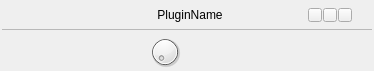
<?xml version="1.0" encoding="UTF-8"?>
<ui version="4.0">
 <class>PluginWidget</class>
 <widget class="QFrame" name="PluginWidget">
  <property name="geometry">
   <rect>
    <x>0</x>
    <y>0</y>
    <width>374</width>
    <height>71</height>
   </rect>
  </property>
  <property name="contextMenuPolicy">
   <enum>Qt::CustomContextMenu</enum>
  </property>
  <property name="windowTitle">
   <string>Frame</string>
  </property>
  <layout class="QVBoxLayout" name="verticalLayout">
   <property name="spacing">
    <number>1</number>
   </property>
   <property name="leftMargin">
    <number>2</number>
   </property>
   <property name="topMargin">
    <number>3</number>
   </property>
   <property name="rightMargin">
    <number>2</number>
   </property>
   <property name="bottomMargin">
    <number>0</number>
   </property>
   <item>
    <layout class="QHBoxLayout" name="horizontalLayout">
     <property name="spacing">
      <number>1</number>
     </property>
     <item>
      <spacer name="horizontalSpacer_4">
       <property name="orientation">
        <enum>Qt::Horizontal</enum>
       </property>
       <property name="sizeType">
        <enum>QSizePolicy::Fixed</enum>
       </property>
       <property name="sizeHint" stdset="0">
        <size>
         <width>20</width>
         <height>1</height>
        </size>
       </property>
      </spacer>
     </item>
     <item>
      <widget class="PixmapButton" name="b_enable">
       <property name="minimumSize">
        <size>
         <width>24</width>
         <height>24</height>
        </size>
       </property>
       <property name="maximumSize">
        <size>
         <width>24</width>
         <height>24</height>
        </size>
       </property>
       <property name="text">
        <string/>
       </property>
       <property name="icon">
        <iconset resource="../resources.qrc">
         <normaloff>:/bitmaps/button_off.png</normaloff>:/bitmaps/button_off.png</iconset>
       </property>
       <property name="iconSize">
        <size>
         <width>24</width>
         <height>24</height>
        </size>
       </property>
       <property name="checkable">
        <bool>true</bool>
       </property>
       <property name="flat">
        <bool>true</bool>
       </property>
      </widget>
     </item>
     <item>
      <widget class="PixmapButton" name="b_edit">
       <property name="minimumSize">
        <size>
         <width>24</width>
         <height>24</height>
        </size>
       </property>
       <property name="maximumSize">
        <size>
         <width>24</width>
         <height>24</height>
        </size>
       </property>
       <property name="text">
        <string/>
       </property>
       <property name="icon">
        <iconset resource="../resources.qrc">
         <normaloff>:/bitmaps/button_edit.png</normaloff>:/bitmaps/button_edit.png</iconset>
       </property>
       <property name="iconSize">
        <size>
         <width>24</width>
         <height>24</height>
        </size>
       </property>
       <property name="checkable">
        <bool>true</bool>
       </property>
       <property name="flat">
        <bool>true</bool>
       </property>
      </widget>
     </item>
     <item>
      <spacer name="horizontalSpacer">
       <property name="orientation">
        <enum>Qt::Horizontal</enum>
       </property>
       <property name="sizeHint" stdset="0">
        <size>
         <width>40</width>
         <height>20</height>
        </size>
       </property>
      </spacer>
     </item>
     <item>
      <widget class="QLabel" name="label_name">
       <property name="text">
        <string>PluginName</string>
       </property>
       <property name="alignment">
        <set>Qt::AlignCenter</set>
       </property>
      </widget>
     </item>
     <item>
      <spacer name="horizontalSpacer_2">
       <property name="orientation">
        <enum>Qt::Horizontal</enum>
       </property>
       <property name="sizeHint" stdset="0">
        <size>
         <width>40</width>
         <height>20</height>
        </size>
       </property>
      </spacer>
     </item>
     <item>
      <widget class="LEDButton" name="led_control">
       <property name="minimumSize">
        <size>
         <width>14</width>
         <height>14</height>
        </size>
       </property>
       <property name="maximumSize">
        <size>
         <width>14</width>
         <height>14</height>
        </size>
       </property>
       <property name="text">
        <string/>
       </property>
       <property name="checkable">
        <bool>true</bool>
       </property>
      </widget>
     </item>
     <item>
      <widget class="LEDButton" name="led_midi">
       <property name="minimumSize">
        <size>
         <width>14</width>
         <height>14</height>
        </size>
       </property>
       <property name="maximumSize">
        <size>
         <width>14</width>
         <height>14</height>
        </size>
       </property>
       <property name="text">
        <string/>
       </property>
       <property name="checkable">
        <bool>true</bool>
       </property>
      </widget>
     </item>
     <item>
      <widget class="LEDButton" name="led_audio_out">
       <property name="minimumSize">
        <size>
         <width>14</width>
         <height>14</height>
        </size>
       </property>
       <property name="maximumSize">
        <size>
         <width>14</width>
         <height>14</height>
        </size>
       </property>
       <property name="text">
        <string/>
       </property>
       <property name="checkable">
        <bool>true</bool>
       </property>
      </widget>
     </item>
     <item>
      <spacer name="horizontalSpacer_5">
       <property name="orientation">
        <enum>Qt::Horizontal</enum>
       </property>
       <property name="sizeType">
        <enum>QSizePolicy::Fixed</enum>
       </property>
       <property name="sizeHint" stdset="0">
        <size>
         <width>20</width>
         <height>1</height>
        </size>
       </property>
      </spacer>
     </item>
    </layout>
   </item>
   <item>
    <widget class="Line" name="line">
     <property name="lineWidth">
      <number>0</number>
     </property>
     <property name="midLineWidth">
      <number>1</number>
     </property>
     <property name="orientation">
      <enum>Qt::Horizontal</enum>
     </property>
    </widget>
   </item>
   <item>
    <layout class="QHBoxLayout" name="horizontalLayout_2">
     <property name="spacing">
      <number>10</number>
     </property>
     <property name="topMargin">
      <number>2</number>
     </property>
     <item>
      <widget class="QWidget" name="w_screws_left" native="true">
       <property name="minimumSize">
        <size>
         <width>20</width>
         <height>0</height>
        </size>
       </property>
       <property name="maximumSize">
        <size>
         <width>20</width>
         <height>16777215</height>
        </size>
       </property>
      </widget>
     </item>
     <item>
      <widget class="QWidget" name="w_knobs" native="true">
       <layout class="QHBoxLayout" name="horizontalLayout_3"/>
      </widget>
     </item>
     <item>
      <spacer name="horizontalSpacer_3">
       <property name="orientation">
        <enum>Qt::Horizontal</enum>
       </property>
       <property name="sizeHint" stdset="0">
        <size>
         <width>40</width>
         <height>20</height>
        </size>
       </property>
      </spacer>
     </item>
     <item>
      <widget class="PixmapDial" name="dial_vol">
       <property name="minimumSize">
        <size>
         <width>34</width>
         <height>34</height>
        </size>
       </property>
       <property name="maximumSize">
        <size>
         <width>34</width>
         <height>34</height>
        </size>
       </property>
      </widget>
     </item>
     <item>
      <layout class="QVBoxLayout" name="verticalLayout_2">
       <property name="spacing">
        <number>1</number>
       </property>
       <property name="leftMargin">
        <number>0</number>
       </property>
       <property name="topMargin">
        <number>0</number>
       </property>
       <property name="rightMargin">
        <number>0</number>
       </property>
       <property name="bottomMargin">
        <number>4</number>
       </property>
       <item>
        <widget class="DigitalPeakMeter" name="peak_out" native="true">
         <property name="minimumSize">
          <size>
           <width>150</width>
           <height>0</height>
          </size>
         </property>
         <property name="maximumSize">
          <size>
           <width>150</width>
           <height>16777215</height>
          </size>
         </property>
        </widget>
       </item>
      </layout>
     </item>
     <item>
      <widget class="QWidget" name="w_screws_right" native="true">
       <property name="minimumSize">
        <size>
         <width>20</width>
         <height>0</height>
        </size>
       </property>
       <property name="maximumSize">
        <size>
         <width>20</width>
         <height>16777215</height>
        </size>
       </property>
      </widget>
     </item>
    </layout>
   </item>
  </layout>
 </widget>
 <customwidgets>
  <customwidget>
   <class>PixmapDial</class>
   <extends>QDial</extends>
   <header>pixmapdial.h</header>
  </customwidget>
  <customwidget>
   <class>DigitalPeakMeter</class>
   <extends>QWidget</extends>
   <header>digitalpeakmeter.h</header>
   <container>1</container>
  </customwidget>
  <customwidget>
   <class>LEDButton</class>
   <extends>QPushButton</extends>
   <header>ledbutton.h</header>
  </customwidget>
  <customwidget>
   <class>PixmapButton</class>
   <extends>QPushButton</extends>
   <header>pixmapbutton.h</header>
  </customwidget>
 </customwidgets>
 <resources>
  <include location="../resources.qrc"/>
 </resources>
 <connections/>
</ui>
